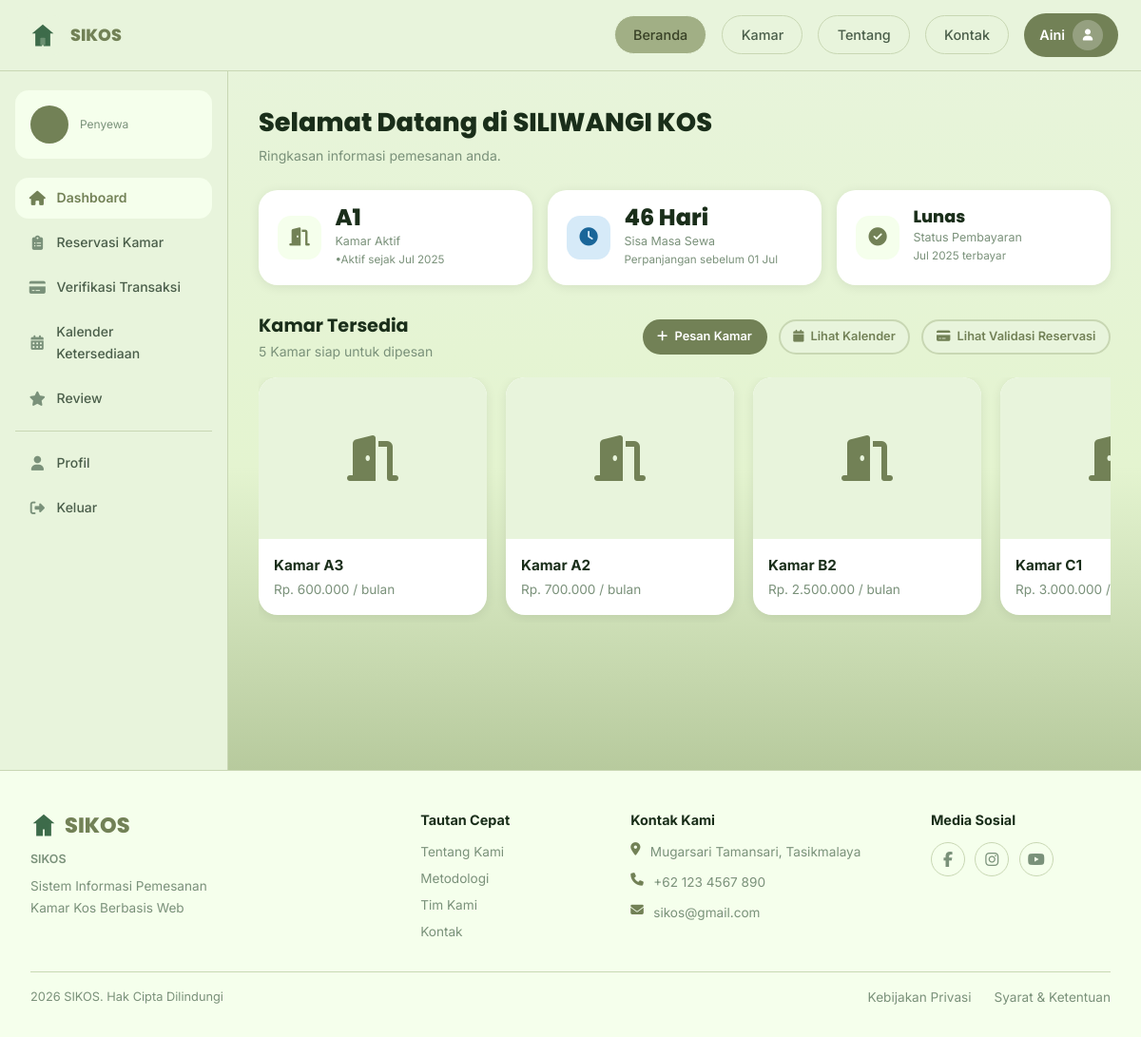
Page /pages/user/dashboard.php (signed in) on the committed database.
### tables this page shows
CREATE TABLE IF NOT EXISTS booking (
    id_booking INT AUTO_INCREMENT PRIMARY KEY,
    kode_booking VARCHAR(30) NOT NULL UNIQUE,
    id_penyewa INT NOT NULL,
    id_kamar INT NOT NULL,
    nama_penyewa VARCHAR(100),
    no_hp_penyewa VARCHAR(20),
    email_penyewa VARCHAR(100),
    pekerjaan VARCHAR(100),
    alamat_asal TEXT,
    tanggal_pemesanan TIMESTAMP DEFAULT CURRENT_TIMESTAMP,
    tanggal_mulai DATE NOT NULL,
    durasi_bulan INT NOT NULL DEFAULT 1,
    tanggal_selesai DATE NOT NULL,
    total_harga DECIMAL(12,2) NOT NULL,
    metode_pembayaran ENUM('Transfer BRI','Transfer BNI','GoPay') DEFAULT 'Transfer BRI',
    status ENUM('Pending','Aktif','Ditolak','Selesai','Dibatalkan') NOT NULL DEFAULT 'Pending',
    catatan TEXT,
    created_at TIMESTAMP DEFAULT CURRENT_TIMESTAMP,
    updated_at TIMESTAMP DEFAULT CURRENT_TIMESTAMP ON UPDATE CURRENT_TIMESTAMP,
    FOREIGN KEY (id_penyewa) REFERENCES penyewa(id_penyewa) ON DELETE CASCADE,
    FOREIGN KEY (id_kamar) REFERENCES kamar(id_kamar) ON DELETE CASCADE
);

CREATE TABLE IF NOT EXISTS kamar (
    id_kamar INT AUTO_INCREMENT PRIMARY KEY,
    id_admin INT NOT NULL,
    nomor_kamar VARCHAR(20) NOT NULL UNIQUE,
    tipe VARCHAR(50) NOT NULL DEFAULT 'Standar',
    lantai INT NOT NULL DEFAULT 1,
    harga_per_bulan DECIMAL(12,2) NOT NULL,
    status_ketersediaan ENUM('Tersedia','Terisi','Perbaikan') NOT NULL DEFAULT 'Tersedia',
    deskripsi TEXT,
    foto VARCHAR(255) DEFAULT NULL,
    keterangan TEXT,
    created_at TIMESTAMP DEFAULT CURRENT_TIMESTAMP,
    updated_at TIMESTAMP DEFAULT CURRENT_TIMESTAMP ON UPDATE CURRENT_TIMESTAMP,
    FOREIGN KEY (id_admin) REFERENCES admin(id_admin) ON DELETE CASCADE
);

CREATE TABLE IF NOT EXISTS pembayaran (
    id_pembayaran INT AUTO_INCREMENT PRIMARY KEY,
    id_booking INT NOT NULL UNIQUE,
    nominal DECIMAL(12,2) NOT NULL,
    bukti_pembayaran VARCHAR(255) DEFAULT NULL,
    status_pembayaran ENUM('Menunggu','Proses Validasi','Disetujui','Ditolak') NOT NULL DEFAULT 'Menunggu',
    waktu_upload TIMESTAMP NULL,
    waktu_verifikasi TIMESTAMP NULL,
    catatan_admin TEXT,
    FOREIGN KEY (id_booking) REFERENCES booking(id_booking) ON DELETE CASCADE
);

### backend/middleware/auth.php (called while the page is built, shortened)
<?php
function isAdmin(): bool { return !empty($_SESSION['admin_id']); }
function getAdmin(): array {
    return ['id'=>$_SESSION['admin_id']??0,'nama'=>$_SESSION['admin_nama']??'','username'=>$_SESSION['admin_username']??'','email'=>$_SESSION['admin_email']??'','no_hp'=>$_SESSION['admin_no_hp']??''];
}

### backend/config/database.php (called while the page is built, shortened)
<?php
class DB {
    private static $conn = null;
    public static function get(): mysqli {
        if (!self::$conn) {
            self::$conn = new mysqli(DB_HOST, DB_USER, DB_PASS, DB_NAME);
            self::$conn->set_charset('utf8mb4');
        }
        return self::$conn;
    }
    public static function q(string $sql) { return self::get()->query($sql); }
    public static function prep(string $sql) { return self::get()->prepare($sql); }
}

### pages/user/dashboard.php (the view, shortened to what this page needs)
<?php
require_once __DIR__ . '/../../backend/config/database.php';
require_once __DIR__ . '/../../backend/middleware/auth.php';
$pe = getPenyewa();
$activePage = 'beranda';
$initials   = strtoupper(implode('', array_map(fn($w) => $w[0], array_slice(explode(' ', $pe['nama']), 0, 2))));
$stA = DB::prep("SELECT b.*, k.nomor_kamar, k.tipe, k.harga_per_bulan,
    pm.status_pembayaran, pm.catatan_admin, pm.alasan_penolakan, pm.id_pembayaran
    FROM booking b
    JOIN kamar k ON b.id_kamar = k.id_kamar
    LEFT JOIN pembayaran pm ON b.id_booking = pm.id_booking
    WHERE b.id_penyewa = ? AND b.status = 'Aktif'
    ORDER BY b.tanggal_mulai DESC LIMIT 1");
$stA->bind_param('i', $pe['id']); $stA->execute();
$aktif = $stA->get_result()->fetch_assoc();
$sisaHari = 0;
if ($aktif) {
    $selDt    = new DateTime($aktif['tanggal_selesai']);
    $now      = new DateTime();
    $diff     = $now->diff($selDt);
    $sisaHari = $diff->invert ? 0 : $diff->days;
}
$kamarAvail = DB::q("SELECT k.id_kamar, k.nomor_kamar, k.tipe, k.harga_per_bulan, k.foto,
    GROUP_CONCAT(f.nama_fasilitas ORDER BY f.nama_fasilitas SEPARATOR '||') fas
    FROM kamar k
    LEFT JOIN kamar_fasilitas kf ON k.id_kamar = kf.id_kamar
    LEFT JOIN fasilitas f ON kf.id_fasilitas = f.id_fasilitas
    WHERE k.status_ketersediaan = 'Tersedia'
    GROUP BY k.id_kamar ORDER BY k.harga_per_bulan LIMIT 8");
$totalAvail = DB::q("SELECT COUNT(*) c FROM kamar WHERE status_ketersediaan='Tersedia'")->fetch_assoc()['c'];
?>
<?php include __DIR__ . '/../../pages/partials/header.php'; ?>
<div class="app-layout">
  <aside class="sidebar" id="sidebar">
    <div class="sidebar-profile">
      <div class="sidebar-avatar"><?= $initials ?></div>
      <div>
        <div class="sidebar-role">Penyewa</div>
      </div>
    </div>
    <a href="<?= APP_URL ?>/pages/user/dashboard.php" class="sidebar-link active"><i class="fas fa-home"></i> Dashboard</a>
    <a href="<?= APP_URL ?>/pages/user/booking.php"   class="sidebar-link"><i class="fas fa-clipboard-list"></i> Reservasi Kamar</a>
    <a href="<?= APP_URL ?>/pages/user/verifikasi.php" class="sidebar-link"><i class="fas fa-credit-card"></i> Verifikasi Transaksi</a>
    <a href="<?= APP_URL ?>/pages/user/kalender.php"  class="sidebar-link"><i class="fas fa-calendar-alt"></i> Kalender Ketersediaan</a>
    <a href="<?= APP_URL ?>/pages/review.php" class="sidebar-link"><i class="fas fa-star"></i> Review</a>
    <div class="sidebar-sep"></div>
    <a href="javascript:void(0)" class="sidebar-link" onclick="showProfil()"><i class="fas fa-user"></i> Profil</a>
    <a href="javascript:void(0)" class="sidebar-link" onclick="confirmLogout()"><i class="fas fa-sign-out-alt"></i> Keluar</a>
  </aside>
  <main class="main-content">
    <h1 style="font-size:1.7rem;font-weight:800;margin-bottom:.2rem">
      Selamat Datang di SILIWANGI KOS
    </h1>
    <p style="color:var(--text3);font-size:.875rem;margin-bottom:1.5rem">
      Ringkasan informasi pemesanan anda.
    </p>
    <?php if ($aktif): ?>
    <div class="stats-row" style="margin-bottom:1.75rem">
      <div class="stat-card" style="cursor:pointer" onclick="viewKamar(<?= $aktif['id_kamar'] ?>)">
        <div class="stat-icon si-green"><i class="fas fa-door-open"></i></div>
        <div>
          <div class="stat-val"><?= htmlspecialchars($aktif['nomor_kamar']) ?></div>
          <div class="stat-lbl">Kamar Aktif</div>
          <div style="font-size:.73rem;color:var(--text3)">•Aktif sejak <?= date('M Y', strtotime($aktif['tanggal_mulai'])) ?></div>
        </div>
      </div>
      <div class="stat-card">
        <div class="stat-icon si-blue"><i class="fas fa-clock"></i></div>
        <div>
          <div class="stat-val"><?= $sisaHari ?> Hari</div>
          <div class="stat-lbl">Sisa Masa Sewa</div>
          <div style="font-size:.73rem;color:var(--text3)">Perpanjangan sebelum <?= date('d M', strtotime($aktif['tanggal_selesai'])) ?></div>
        </div>
      </div>
      <div class="stat-card">
        <div class="stat-icon <?= $aktif['status_pembayaran']==='Disetujui'?'si-green':($aktif['status_pembayaran']==='Ditolak'?'si-red':'si-orange') ?>">
          <i class="fas fa-<?= $aktif['status_pembayaran']==='Disetujui'?'check-circle':($aktif['status_pembayaran']==='Ditolak'?'times-circle':'clock') ?>"></i>
        </div>
        <div>
          <div class="stat-val" style="font-size:1.1rem"><?= $aktif['status_pembayaran']==='Disetujui'?'Lunas':($aktif['status_pembayaran']??'Menunggu') ?></div>
          <div class="stat-lbl">Status Pembayaran</div>
          <div style="font-size:.73rem;color:var(--text3)"><?= date('M Y', strtotime($aktif['tanggal_mulai'])) ?> terbayar</div>
        </div>
      </div>
    </div>
    <?php endif; ?>
    <div style="display:flex;align-items:center;justify-content:space-between;margin-bottom:1rem;flex-wrap:wrap;gap:.75rem">
      <div>
        <h2 style="font-size:1.2rem;font-weight:700">Kamar Tersedia</h2>
        <p style="color:var(--text3);font-size:.875rem"><?= $totalAvail ?> Kamar siap untuk dipesan</p>
      </div>
      <div style="display:flex;gap:.75rem;flex-wrap:wrap">
        <a href="<?= APP_URL ?>/pages/user/booking.php" class="btn btn-primary btn-sm">
          <i class="fas fa-plus"></i> Pesan Kamar
        </a>
        <a href="<?= APP_URL ?>/pages/user/kalender.php" class="btn btn-outline btn-sm">
          <i class="fas fa-calendar"></i> Lihat Kalender
        </a>
        <?php if ($aktif): ?>
        <a href="<?= APP_URL ?>/pages/user/verifikasi.php" class="btn btn-outline btn-sm">
          <i class="fas fa-credit-card"></i> Lihat Validasi Reservasi
        </a>
        <?php endif; ?>
      </div>
    </div>
    <div style="display:flex;gap:1.25rem;overflow-x:auto;padding-bottom:.5rem;scrollbar-width:thin">
      <?php while ($k = $kamarAvail->fetch_assoc()):
        $imgUrl = $k['foto'] ? APP_URL . '/public/uploads/kamar/' . $k['foto'] : '';
      ?>
      <div onclick="viewKamar(<?= $k['id_kamar'] ?>)"
           style="min-width:240px;max-width:260px;flex-shrink:0;background:var(--white);border-radius:var(--r2);overflow:hidden;box-shadow:var(--shadow);cursor:pointer;transition:transform .2s,box-shadow .2s"
           onmouseover="this.style.transform='translateY(-3px)';this.style.boxShadow='var(--shadow2)'"
           onmouseout="this.style.transform='';this.style.boxShadow='var(--shadow)'">
        <div style="height:170px;overflow:hidden;background:var(--green-lt);display:flex;align-items:center;justify-content:center">
          <?php if ($imgUrl): ?>
          <img src="<?= htmlspecialchars($imgUrl) ?>" alt="Kamar <?= htmlspecialchars($k['nomor_kamar']) ?>" style="width:100%;height:100%;object-fit:cover">
          <?php else: ?>
          <i class="fas fa-door-open" style="font-size:3rem;color:var(--green)"></i>
          <?php endif; ?>
        </div>
        <div style="padding:1rem">
          <div style="font-weight:700;font-size:.95rem">Kamar <?= htmlspecialchars($k['nomor_kamar']) ?></div>
          <div style="color:var(--text3);font-size:.85rem;margin-top:.15rem">Rp. <?= number_format($k['harga_per_bulan'],0,',','.') ?> / bulan</div>
        </div>
      </div>
      <?php endwhile; ?>
    </div>
  </main>
</div>
<?php include __DIR__ . '/../../pages/partials/footer.php'; ?>
</body>
</html>

### pages/partials/header.php (shortened to what this page needs)
<?php
require_once __DIR__ . '/../../backend/middleware/auth.php';
$_adminSess = isAdmin() ? getAdmin() : null;
$_penyewaSess = isPenyewa() ? getPenyewa() : null;
$_isLoggedIn = $_adminSess || $_penyewaSess;
$_userName = $_adminSess ? $_adminSess['nama'] : ($_penyewaSess ? $_penyewaSess['nama'] : '');
$_activePage = $activePage ?? '';
?>
<!DOCTYPE html>
<html lang="id">
<head>
<link rel="stylesheet" href="<?= APP_URL ?>/public/css/style.css">
<link rel="stylesheet" href="https://cdnjs.cloudflare.com/ajax/libs/font-awesome/6.5.0/css/all.min.css">
</head>
<body>
<nav class="navbar" style="background:#E8F4DC !important;">
  <a href="<?= APP_URL ?>/index.php" class="nav-logo">
    <div class="nav-logo-icon">
      <svg width="28" height="28" viewBox="0 0 32 32" fill="none">
        <path d="M16 3L3 14h4v15h8v-8h2v8h8V14h4L16 3z" fill="#3d6b4a"/>
        <rect x="13" y="19" width="6" height="9" rx="1" fill="#6b8f71"/>
      </svg>
    </div>
    <span>SIKOS</span>
  </a>
  <a href="<?= APP_URL ?>/index.php" class="nav-link <?= $_activePage==='beranda'?'active':'' ?>">Beranda</a>
  <a href="<?= APP_URL ?>/pages/kamar.php" class="nav-link <?= $_activePage==='kamar'?'active':'' ?>">Kamar</a>
  <a href="<?= APP_URL ?>/pages/tentang.php" class="nav-link <?= $_activePage==='tentang'?'active':'' ?>">Tentang</a>
  <a href="<?= APP_URL ?>/pages/kontak.php" class="nav-link <?= $_activePage==='kontak'?'active':'' ?>">Kontak</a>
  <?php if ($_isLoggedIn): ?>
    <button class="nav-user" onclick="showProfil()">
      <?= htmlspecialchars(explode(' ', $_userName)[0]) ?>
      <div class="nav-user-icon"><i class="fas fa-user" style="font-size:.75rem"></i></div>
    </button>
  <?php endif; ?>
</nav>

### pages/partials/footer.php (shortened to what this page needs)
<footer>
  <div class="footer-grid">
    <div>
      <div class="footer-brand">
        <svg width="28" height="28" viewBox="0 0 32 32" fill="none">
          <path d="M16 3L3 14h4v15h8v-8h2v8h8V14h4L16 3z" fill="#3d6b4a"/>
        </svg>
        SIKOS
      </div>
      <p style="font-size:.78rem;color:var(--text3);font-weight:600;margin-bottom:.4rem">SIKOS</p>
      <p class="footer-desc">Sistem Informasi Pemesanan<br>Kamar Kos Berbasis Web</p>
    </div>
    <div>
      <div class="footer-head">Tautan Cepat</div>
      <a href="<?= APP_URL ?>/pages/tentang.php" class="footer-link">Tentang Kami</a>
      <a href="<?= APP_URL ?>/pages/tentang.php#metodologi" class="footer-link">Metodologi</a>
      <a href="<?= APP_URL ?>/pages/tentang.php#tim" class="footer-link">Tim Kami</a>
      <a href="<?= APP_URL ?>/pages/kontak.php" class="footer-link">Kontak</a>
    </div>
    <div>
      <div class="footer-head">Kontak Kami</div>
      <div class="footer-contact"><i class="fas fa-map-marker-alt"></i><span>Mugarsari Tamansari, Tasikmalaya</span></div>
      <div class="footer-contact"><i class="fas fa-phone"></i><span>+62 123 4567 890</span></div>
      <div class="footer-contact"><i class="fas fa-envelope"></i><span>sikos@gmail.com</span></div>
    </div>
    <div>
      <div class="footer-head">Media Sosial</div>
      <div class="footer-social">
        <a href="#"><i class="fab fa-facebook-f"></i></a>
        <a href="#"><i class="fab fa-instagram"></i></a>
        <a href="#"><i class="fab fa-youtube"></i></a>
      </div>
    </div>
  </div>
  <div class="footer-bottom">
    <span>2026 SIKOS. Hak Cipta Dilindungi</span>
    <div style="display:flex;gap:1.5rem">
      <a href="#" class="footer-link">Kebijakan Privasi</a>
      <a href="#" class="footer-link">Syarat &amp; Ketentuan</a>
    </div>
  </div>
</footer>

### rows in the picture
booking: id_kamar.nomor_kamar "A1", tanggal_mulai "Jul 2025", tanggal_selesai "01 Jul"
kamar: nomor_kamar "A3", harga_per_bulan "600.000"
kamar: $k['id_kamar'] 2 (drawn), nomor_kamar "A2", harga_per_bulan "700.000"
kamar: nomor_kamar "B2", harga_per_bulan "2.500.000"
kamar: nomor_kamar "C1", harga_per_bulan "3.000.000"

### other values in the picture
explode(' ', $_userName)[0] "Aini"
$totalAvail "5"
